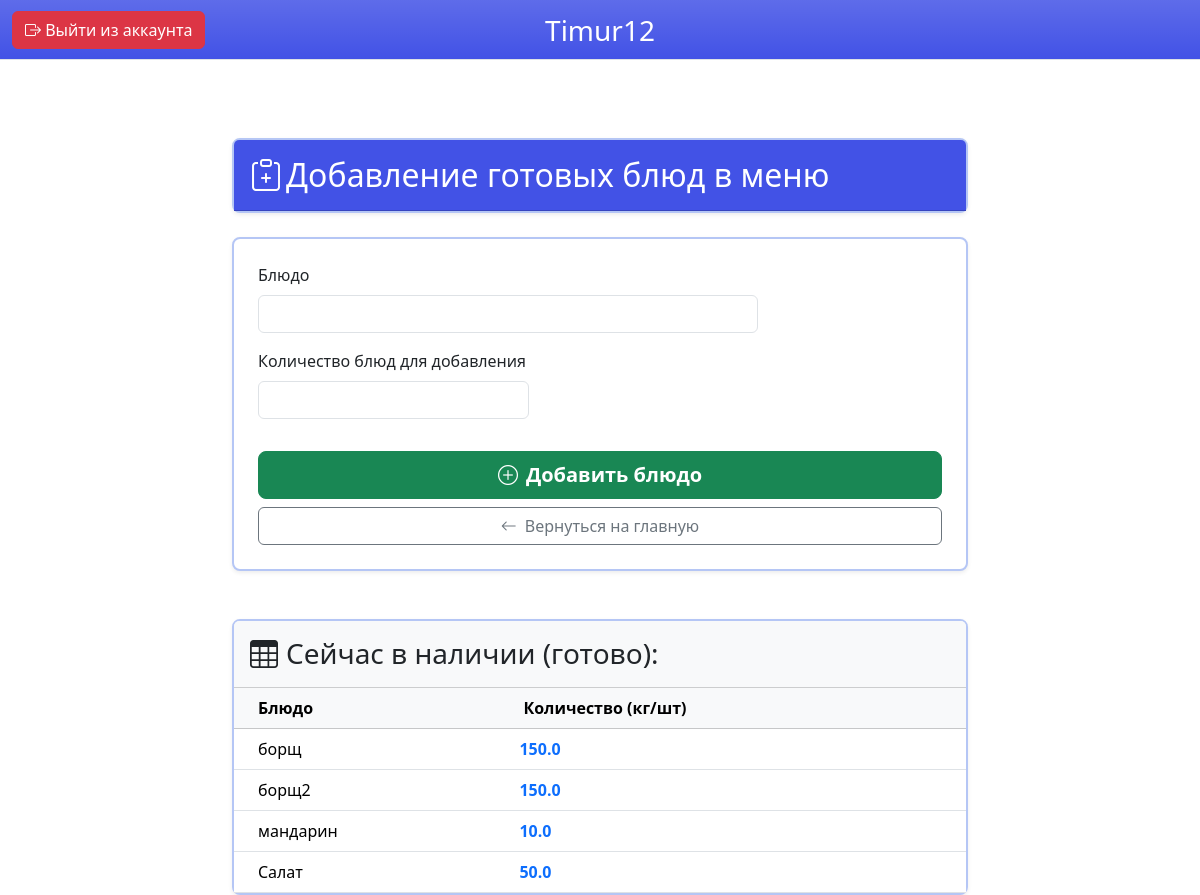
Page /cook/dishes/ (signed in) on the earlier database version.
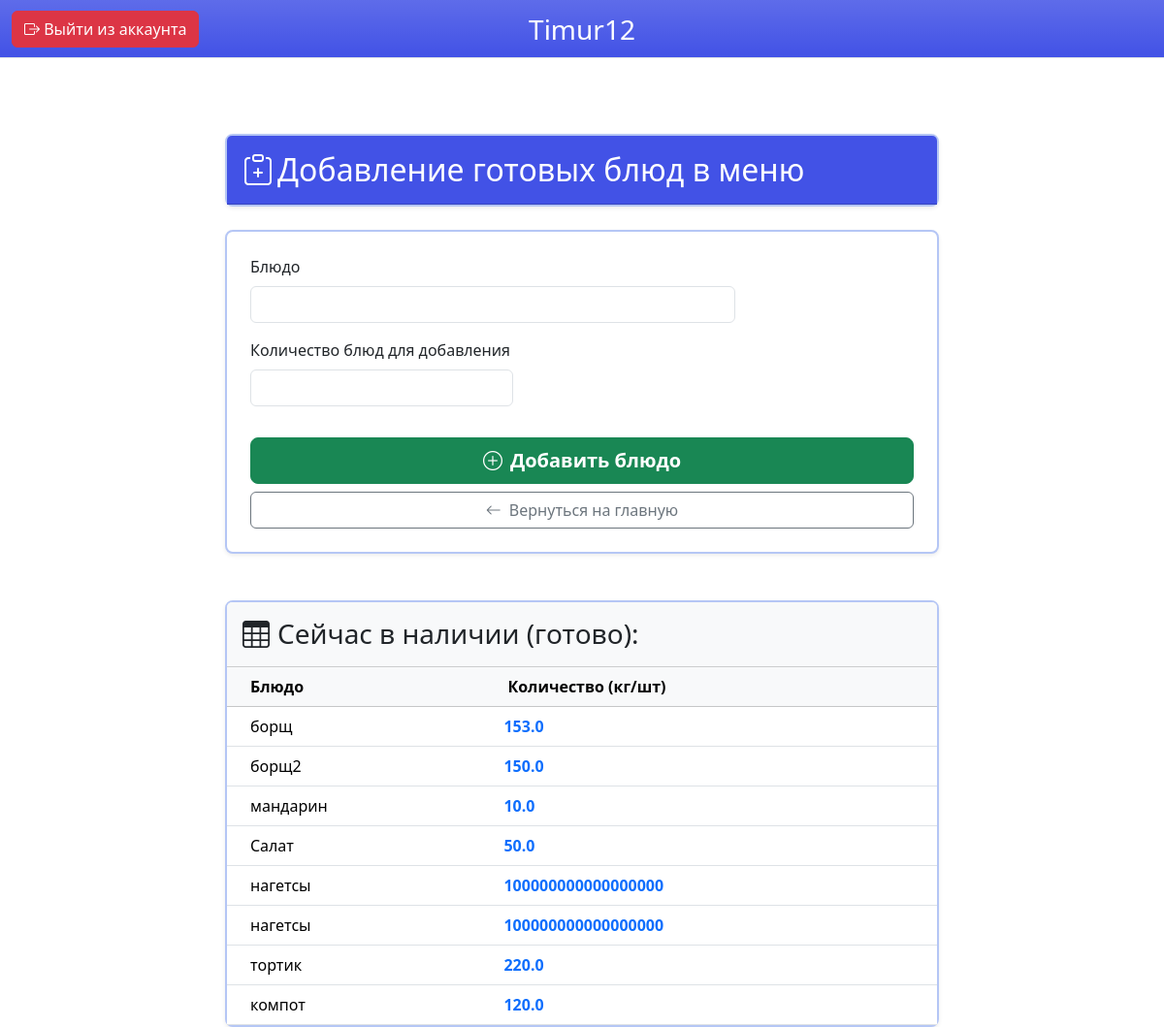
Same page on the later database version.
### cook/models.py (models this page shows, shortened)
class Dish(models.Model):
    title = models.CharField(max_length=255)
    weight = models.FloatField(verbose_name="Вес (г)")
    cost = models.DecimalField(max_digits=10, decimal_places=2)
    dish_type = models.CharField(max_length=50)
    picture = models.ImageField(upload_to="pictures/dishes", null=True, blank=True)
    ingredients = models.ManyToManyField(
        Ingredient,
        through='Composition',
        related_name="dishes"
    )

### cook/views.py (the view)
# urls.py: path("dishes/", views.DishAdd, name='dish'),
def DishAdd(request: HttpRequest) -> HttpResponse:
    if not request.user.is_authenticated:
        return redirect('login')
    user_role_id = request.user.role.id if request.user.role else None
    if user_role_id != 3:
        return HttpResponseForbidden("Доступ запрещен: вы не являетесь поваром.")
    if request.method == 'POST':
        form = DishAddForm(request.POST)
        if form.is_valid():
            weigh = form.cleaned_data.get('weigh')
            dishh = form.cleaned_data.get('title')
            if 0 > weigh:
                messages.error(request, "Введите корректное число")
            else:
                dishh.weight += weigh
                dishh.save()
                return redirect('dish')
        else:
            messages.error(request, "Ошибка: выберите блюдо из списка.")
    else:
        form = DishAddForm()
    all_ingredients = Dish.objects.all()
    return render(request, 'cook/dish.html', {
            'form': form,
            'all_ingredients': all_ingredients
        })

### cook/forms.py
class DishAddForm(forms.ModelForm):
    title = forms.ModelChoiceField(
        queryset=Dish.objects.all(),
        label="Блюдо",
        to_field_name = "title",
        widget=forms.TextInput(attrs={
            'class': 'form-control',
            'list': 'dish_datalist',
            'autocomplete': 'off',
            "style": "width: 500px;"
        })
    )
    weigh = forms.FloatField(
        label="Количество блюд для добавления",
        widget=forms.NumberInput(attrs={
            'class': 'form-control',
            'step': '0.01'
        })
    )
    class Meta:
        model = Dish
        fields = ['title', 'weigh']

### templates/cook/dish.html (shortened to what this page needs)
{% extends 'base/base_cook.html' %}
{% block content %}
<div class="container mt-5" style="padding-top: 90px;">
    <div class="row justify-content-center">
        <div class="col-md-10 col-lg-8">
            <div class="card border-2 border-color border-opacity-25 shadow-sm rounded-3 mb-4">
                <div class="card-header bg-top text-white py-3">
                    <h2 class="mb-0">
                        <i class="bi bi-clipboard-plus me-1"></i>Добавление готовых блюд в меню
                    </h2>
                </div>
            </div>
    <div class="card border-2 border-color border-opacity-25 shadow-sm rounded-3 mb-5">
        <div class="card-body p-4">
        <form method="post">
            <div class="row">
                <div class="col-md-8 mb-3">
                    <label class="form-label fw-medium" >
                        {{ form.title.label }}
                    </label>
                {{ form.title }}
            </div>
            <div class="col-md-5 mb-3">
                <label class="form-label fw-medium">
                    {{ form.weigh.label }}
                </label>
                {{ form.weigh }}
            </div>
            </div>
            <div class="d-grid mt-3">
                <button type="submit" class="btn btn-success btn-lg py-2 fw-bold">
                    <i class="bi bi-plus-circle me-2"></i>Добавить блюдо
                </button>
                <a href="{% url 'main_cook_page' %}" class="btn btn-outline-secondary mt-2"><i class="bi bi-arrow-left me-2"></i>Вернуться на главную</a>
            </div>
        </form>
        </div>
    </div>
    <div class="card border-2 border-color border-opacity-25 shadow-sm rounded-3">
        <div class="card-header bg-light py-3">
            <h3 class="mb-0">
                <i class="bi bi-table me-2"></i>Сейчас в наличии (готово):
                </h3>
        </div>
    <div class="card-body p-0">
        <div class="table-responsive">
                <table class="table table-hover mb-0">
                    <thead class="table-light">
                        <tr>
                            <th class="ps-4">
                                Блюдо
                                </th>
                            <th>
                                Количество (кг/шт)
                            </th>
                        </tr>
                    </thead>
            <tbody>
            {% for dish in all_ingredients %}
            <tr>
                <td class="ps-4">{{ dish.title }}</td>
                <td><strong class="text-primary">{{ dish.weight }}</strong></td>
            </tr>
            {% empty %}
            <tr>
                <td colspan="2" class="text-center py-4 text-muted">
                    <i class="bi bi-info-circle me-1"></i>Блюд пока нет в базе.
                </td>
            </tr>
            {% endfor %}
        </tbody>
    </table>
</div>
{% endblock %}

Differences in the rows shown:
changed Dish "борщ": weight "150.0" → "153.0"
added Dish: title "нагетсы", weight "100000000000000000"
added Dish: title "нагетсы", weight "100000000000000000"
added Dish: title "тортик", weight "220.0"
added Dish: title "компот", weight "120.0"
